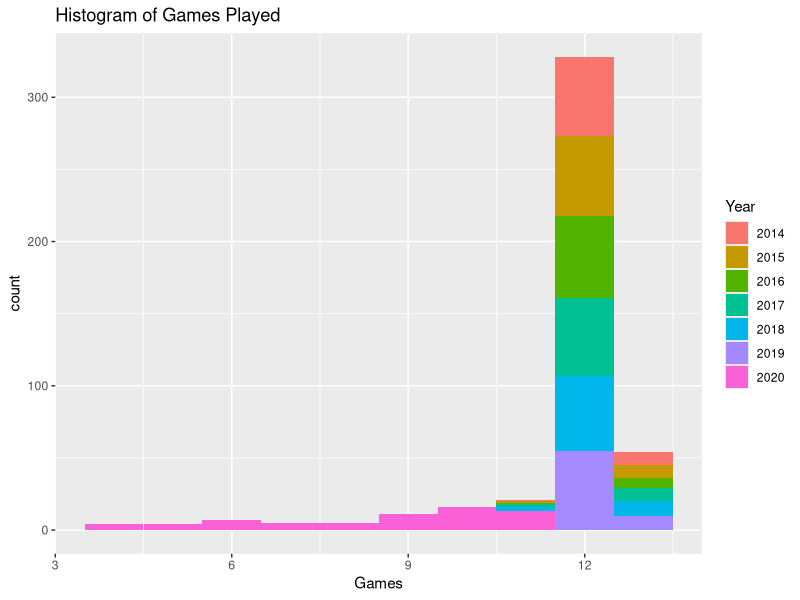
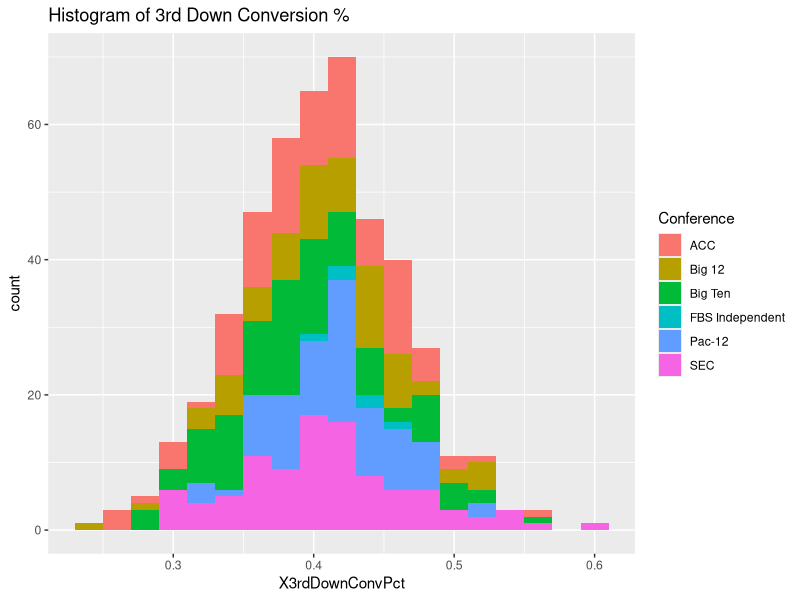
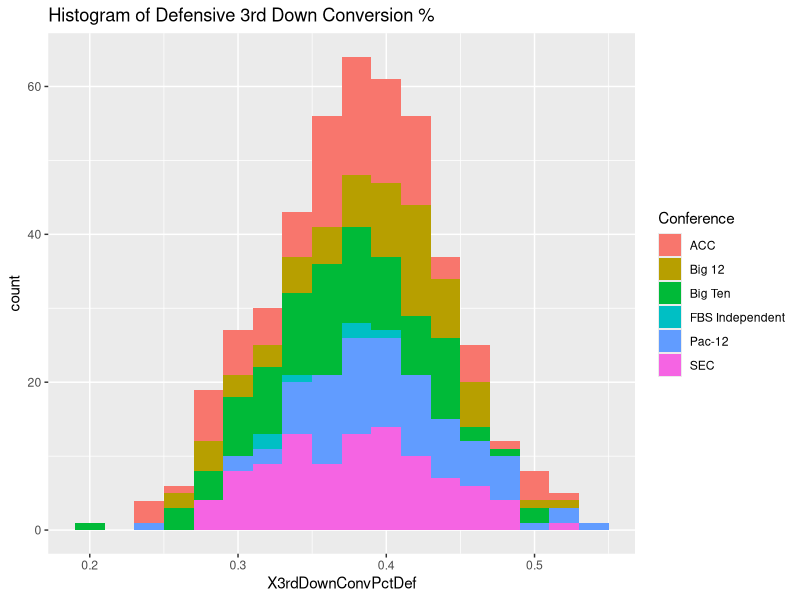
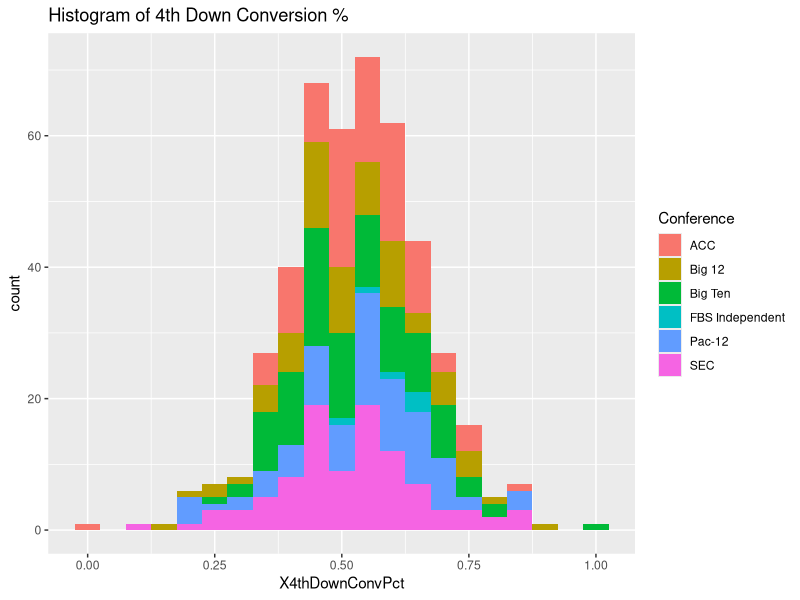
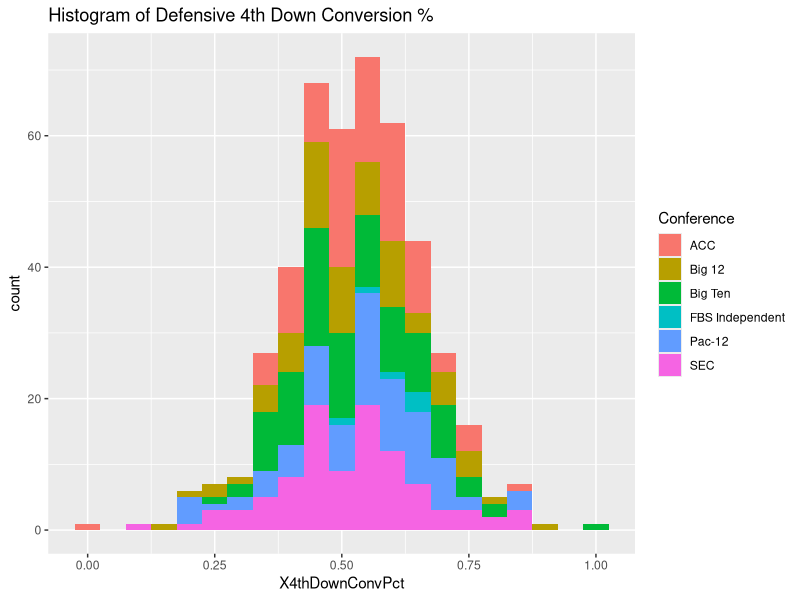
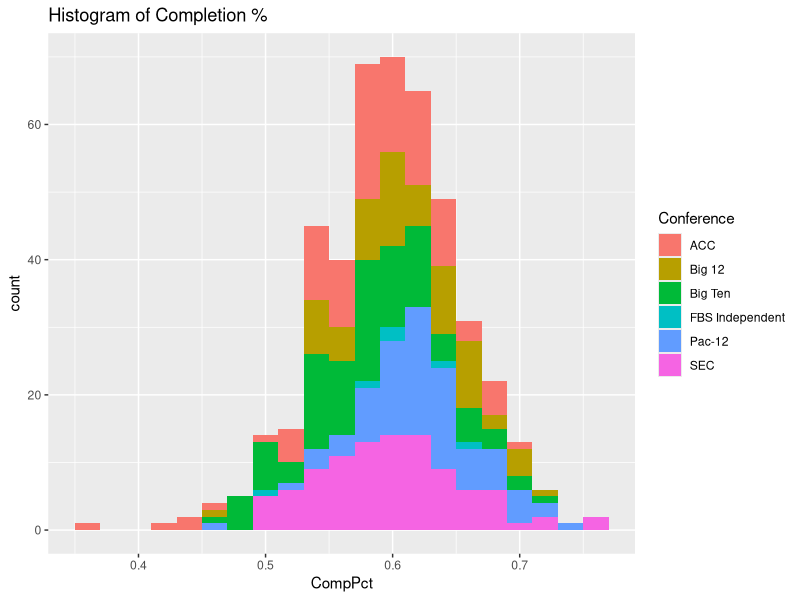
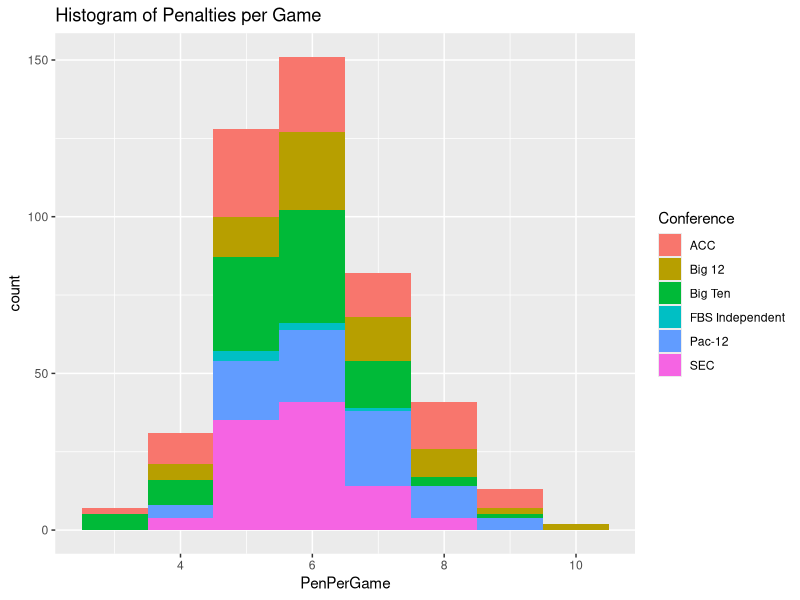
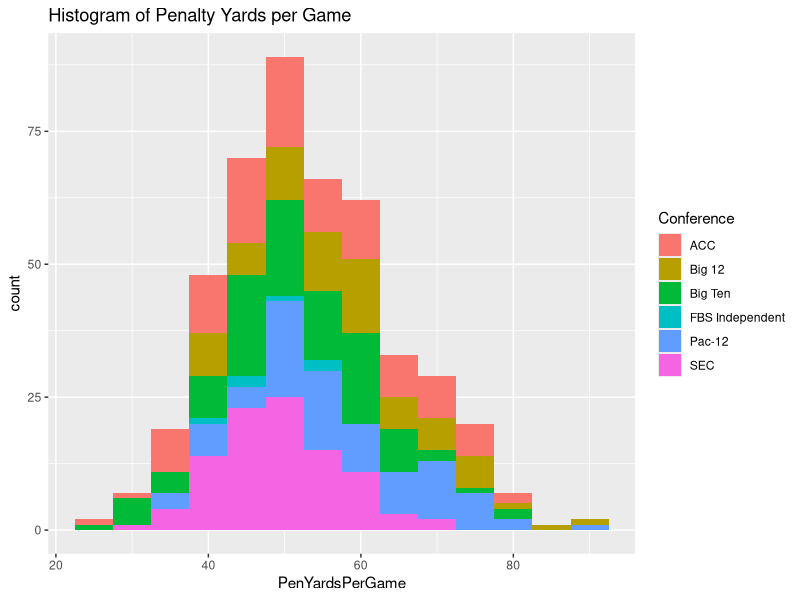

The R source for these figures, in order:
#loading in libraries
library(ggplot2)

#loading in data
data = read.csv("football.csv")
data$Conference = as.factor(data$Conference)
data$Year = as.factor(data$Year)

print("This should be in Alex's branch")
print("Cameron was present")

# Explorartory Histograms
ggplot(data, aes(x = Games, fill = Year)) + geom_histogram(binwidth = 1) + 
  ggtitle("Histogram of Games Played")
ggplot(data, aes(x = X3rdDownConvPct, fill = Conference)) + geom_histogram(binwidth = .02) +
  ggtitle("Histogram of 3rd Down Conversion %") 
ggplot(data, aes(x = X3rdDownConvPctDef, fill = Conference)) + geom_histogram(binwidth = .02) +
  ggtitle("Histogram of Defensive 3rd Down Conversion %") 
ggplot(data, aes(x = X4thDownConvPct, fill = Conference)) + geom_histogram(binwidth = .05) +
  ggtitle("Histogram of 4th Down Conversion %") 
ggplot(data, aes(x = X4thDownConvPct, fill = Conference)) + geom_histogram(binwidth = .05) +
  ggtitle("Histogram of Defensive 4th Down Conversion %") 
ggplot(data, aes(x = CompPct, fill = Conference)) + geom_histogram(binwidth = .02) +
  ggtitle("Histogram of Completion %") 
ggplot(data, aes(x = PenPerGame, fill = Conference)) + geom_histogram(binwidth = 1) +
  ggtitle("Histogram of Penalties per Game") 
ggplot(data, aes(x = PenYardsPerGame, fill = Conference)) + geom_histogram(binwidth = 5) +
  ggtitle("Histogram of Penalty Yards per Game") 
ggplot(data, aes(x = OppFDPerGame, fill = Conference)) + geom_histogram(binwidth = 1) +
  ggtitle("Histogram of Opponents First Downs per Game") 
ggplot(data, aes(x = FDPerGame, fill = Conference)) + geom_histogram(binwidth = 1) +
  ggtitle("Histogram of First Downs per Game") 
ggplot(data, aes(x = NetYdsPunt, fill = Conference)) + geom_histogram(binwidth = 1) +
  ggtitle("Histogram of Net Yards per Punt") 
ggplot(data, aes(x = PassYdsPerAtt, fill = Conference)) + geom_histogram(binwidth = .5) +
  ggtitle("Histogram of Pass Yards per Attempt") 
ggplot(data, aes(x = PassYdsPerComp, fill = Conference)) + geom_histogram(binwidth = .5) +
  ggtitle("Histogram of Pass Yards per Completion") 
ggplot(data, aes(x = PassYdsPerGame, fill = Conference)) + geom_histogram(binwidth = 30) +
  ggtitle("Histogram of Pass Yards per Game") 
ggplot(data, aes(x = PassYdsPerAtt, fill = Conference)) + geom_histogram(binwidth = .5) +
  ggtitle("Histogram of Defensive Pass Yards Allowed per Attempt") 
ggplot(data, aes(x = PassYdsPerCompDef, fill = Conference)) + geom_histogram(binwidth = .5) +
  ggtitle("Histogram of Defensive Pass Yards Allowed per Completion") 
ggplot(data, aes(x = PassYdsPerGameDef, fill = Conference)) + geom_histogram(binwidth = 25) +
  ggtitle("Histogram of Defensive Pass Yards Allowed per Game") 
ggplot(data, aes(x = AvgPuntReturnYds, fill = Conference)) + geom_histogram(binwidth = 2) +
  ggtitle("Histogram of Average Punt Return Yards") 
ggplot(data, aes(x = OppRZScorePct, fill = Conference)) + geom_histogram(binwidth = .02) +
  ggtitle("Histogram of Oppenent Red Zone Score %")
ggplot(data, aes(x = OppPointsPerRZAtt, fill = Conference)) + geom_histogram(binwidth = .2) +
  ggtitle("Histogram of Oppenent Red Zone Points per Attempt")
ggplot(data, aes(x = RZScorePct, fill = Conference)) + geom_histogram(binwidth = .02) +
  ggtitle("Histogram of Red Zone Score %")
ggplot(data, aes(x = PointsPerRZAtt, fill = Conference)) + geom_histogram(binwidth = .2) +
  ggtitle("Histogram of Red Zone Points per Attempt")
ggplot(data, aes(x = RushYdsPerRushDef, fill = Conference)) + geom_histogram(binwidth = .3) +
  ggtitle("Histogram of Defensive Rushing Yards per Rush")
ggplot(data, aes(x = RushYdsPerRush, fill = Conference)) + geom_histogram(binwidth = .3) +
  ggtitle("Histogram of Rushing Yards per Rush")
ggplot(data, aes(x = RushYdsPerGame, fill = Conference)) + geom_histogram(binwidth = 20) +
  ggtitle("Histogram of Defensive Rushing Yards per Game")
ggplot(data, aes(x = SacksAllowed, fill = Conference)) + geom_histogram(binwidth = .5) +
  ggtitle("Histogram of Sacks Allowed per Game")
ggplot(data, aes(x = PPGDef, fill = Conference)) + geom_histogram(binwidth = 2.5) +
  ggtitle("Histogram of Defensive Points Allowed per Game")
ggplot(data, aes(x = PPG, fill = Conference)) + geom_histogram(binwidth = 2.5) +
  ggtitle("Histogram of Points per Game")
ggplot(data, aes(x = TFLAllowed, fill = Conference)) + geom_histogram(binwidth = .5) +
  ggtitle("Histogram of Tackles for Loss Allowed per Game")
ggplot(data, aes(x = Sacks, fill = Conference)) + geom_histogram(binwidth = .5) +
  ggtitle("Histogram of Sacks per Game")
ggplot(data, aes(x = TFLPG, fill = Conference)) + geom_histogram(binwidth = .5) +
  ggtitle("Histogram of Tackles for Loss per Game")
ggplot(data, aes(x = AvgTOP, fill = Conference)) + geom_histogram(binwidth = 1) +
  ggtitle("Histogram of Average Time of Possesion")
ggplot(data, aes(x = YdsPerPlayDef, fill = Conference)) + geom_histogram(binwidth = .25) +
  ggtitle("Histogram of Average Defensive Yards Allowed per Play")
ggplot(data, aes(x = YdsPerGameDef, fill = Conference)) + geom_histogram(binwidth = 20) +
  ggtitle("Histogram of Average Defensive Yards Allowed per Game")
ggplot(data, aes(x = YdsPerPlay, fill = Conference)) + geom_histogram(binwidth = .25) +
  ggtitle("Histogram of Average Yards per Play")
ggplot(data, aes(x = YdsPerGame, fill = Conference)) + geom_histogram(binwidth = 20) +
  ggtitle("Histogram of Average Yards per Game")
ggplot(data, aes(x = AvgTurnoverMargin, fill = Conference)) + geom_histogram(binwidth = .2) +
  ggtitle("Histogram of Average Turnover Margin")
ggplot(data, aes(x = WinPct, fill = Conference)) + geom_histogram(binwidth = .1) +
  ggtitle("Histogram of Win %")
ggplot(data, aes(x = Win...vs.Rank, fill = Conference)) + geom_histogram(binwidth = .15) +
  ggtitle("Histogram of Win % vs. Ranked Opponents")
ggplot(data, aes(x = Avg.Point.Differential, fill = Conference)) + geom_histogram(binwidth = 5) +
  ggtitle("Histogram of Average Point Differential")
